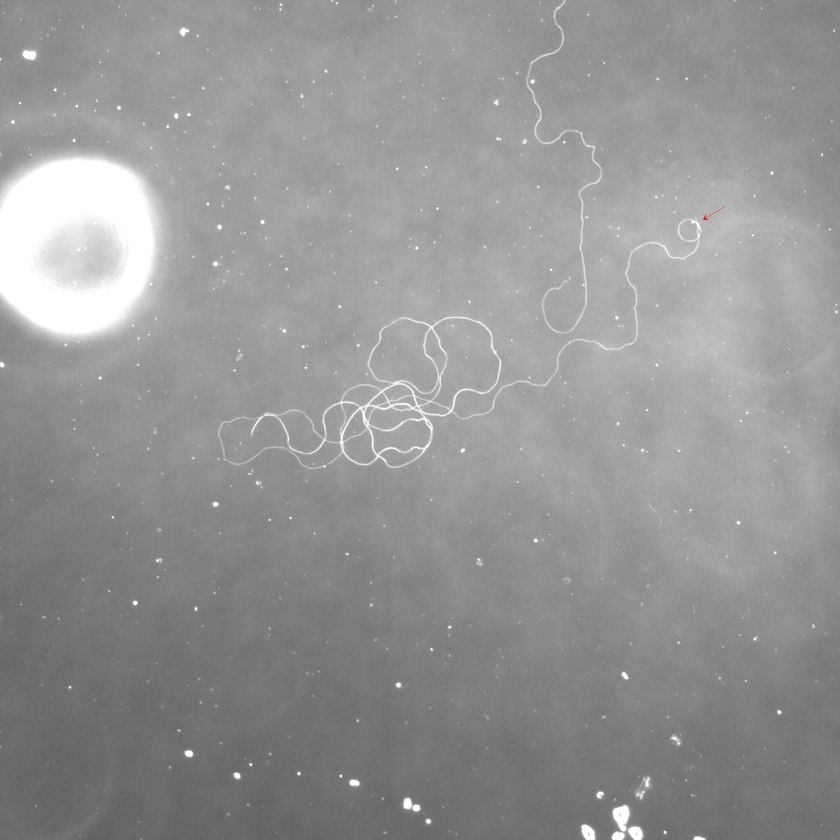
#> input picture data/easy/24708.1_1 at 20X.jpg, 840 x 840 px, shrunk from 2048 x 2048 before the run
$ python -i utils.py   (imports and definitions only)
#> lines starting #> are read from the running program, lines starting #| are printed output that depends on the picture; after the words box and inside, x2 and y2 are one past the last pixel; in counts of white or black regions, pixels touching at a corner belong together
#> further down, picture is the input picture: shape (840, 840, 3); mean B, G, R 148.7, 148.7, 148.7
import numpy as np
import cv2


def get_roi(image):
    """
        Extracts region of interest (ROI) from an image.

        This function identifies red areas within a specified color range, finds the largest red contour,
        and returns an image with only this contour visible against a black background.

        Parameters:
        image (numpy.ndarray): Input image in BGR format.

        Returns:
        numpy.ndarray: Image with the largest red area isolated.
        """

    # Range of red color
    lower_red = np.array([100, 0, 0])
    upper_red = np.array([255, 100, 100])

    # Threshold the image to get only red colors
    mask = cv2.inRange(image, lower_red, upper_red)
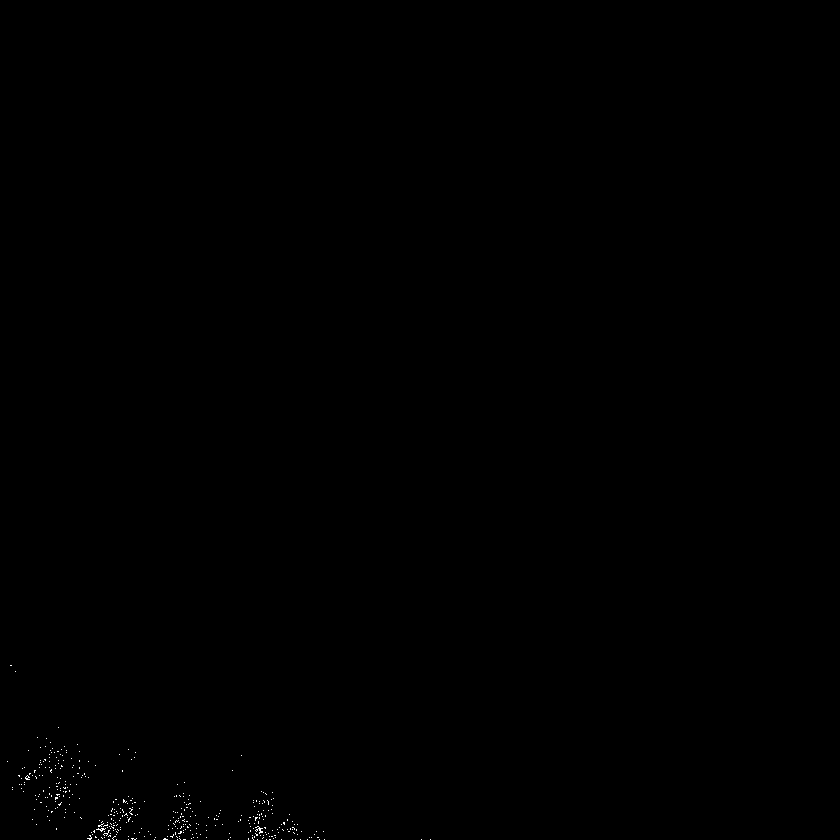
#> mask: shape (840, 840); 0.1% white in thin lines or dots, all inside (x1, y1, x2, y2) = (7, 665, 431, 840)

    contours, _ = cv2.findContours(mask, cv2.RETR_EXTERNAL, cv2.CHAIN_APPROX_SIMPLE)
#> contours = 406 contours, all with area under 20
    largest_contour = max(contours, key=cv2.contourArea)
#> largest_contour = contour of 29 points, box (x1, y1, x2, y2) (255, 826, 263, 834), area 10

    # Make the background black
    mask_of_largest = np.zeros_like(mask)
#> (the run stopped early here; a loop or call above may not have finished)

$ run again, on data/easy/24708.1_2 at 20X.jpg
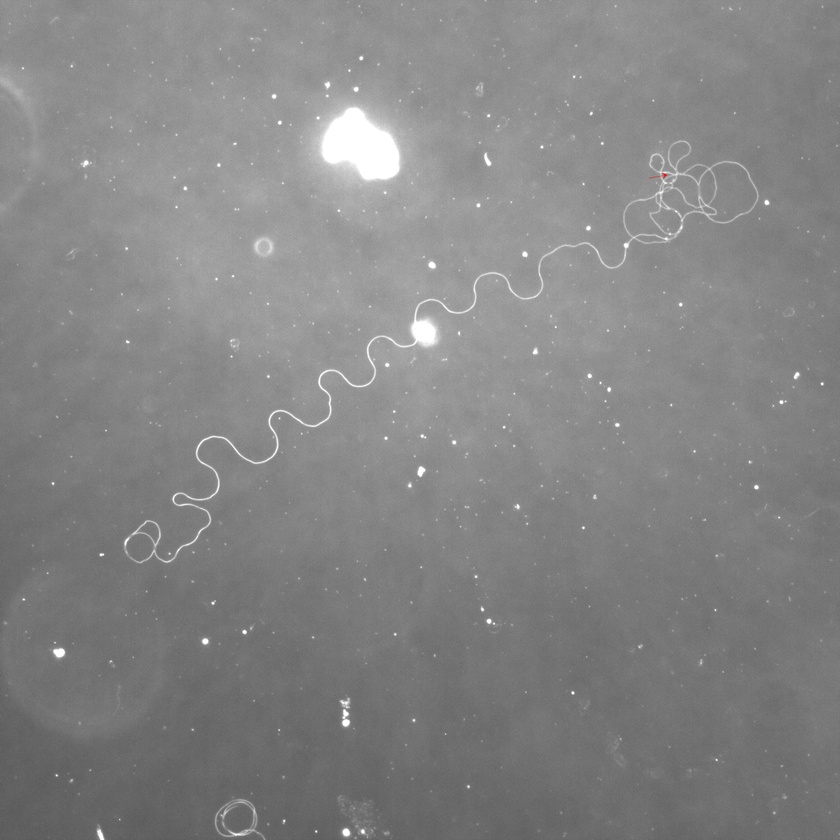
#> input picture data/easy/24708.1_2 at 20X.jpg, 840 x 840 px, shrunk from 2048 x 2048 before the run
#> picture is the input picture: shape (840, 840, 3); mean B, G, R 132.9, 132.9, 132.9
#> in get_roi, `mask = cv2.inRange(image, lower_red, upper_red)`:
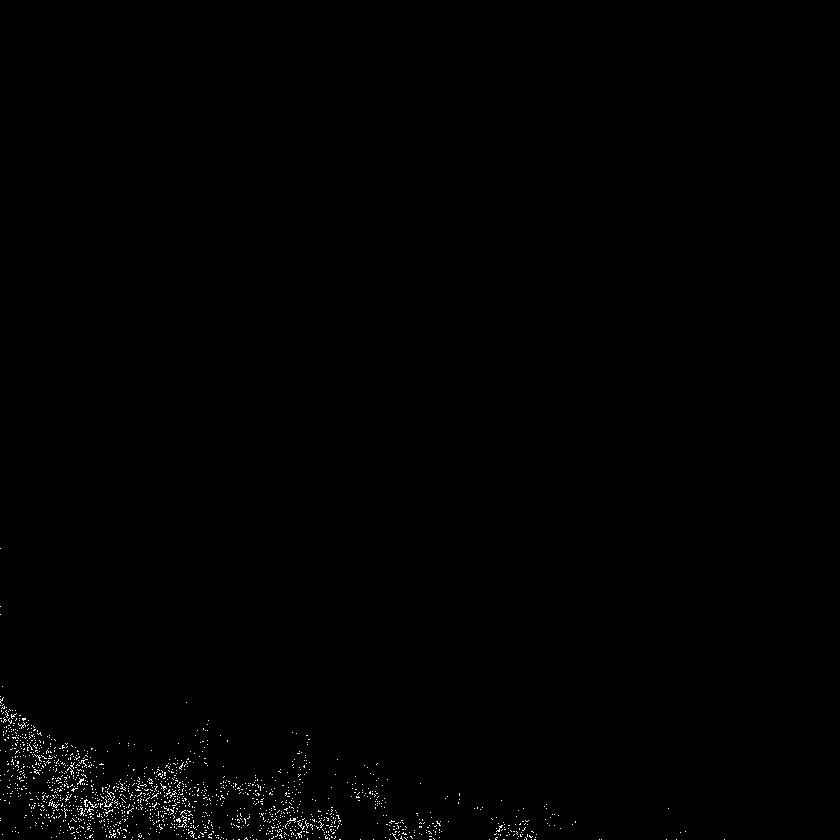
#> mask: shape (840, 840); 0.48% white in thin lines or dots, all inside (x1, y1, x2, y2) = (0, 548, 725, 840)
#> contours = 1518 contours, all with area under 20
#> largest_contour = contour of 29 points, box (x1, y1, x2, y2) (48, 801, 60, 808), area 10
